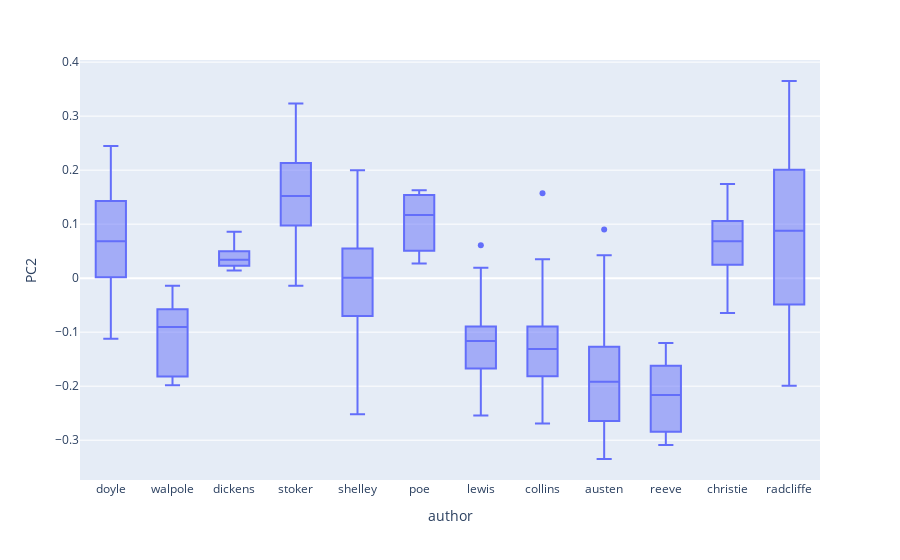

Source (notebook cell):
### Markdown cell above
#### 3. In the third PC, which author has, by far, the maximum range?

### Code cell
px.box(dcm, x='author', y='PC2') # PC0 is first, PC1 is second, PC2 is third

### Figure 1 — Plotly figure (JSON) as saved in the notebook; plotly's stock layout.template omitted (floating-point values rounded to 4 significant figures; data arrays with more than 128 entries replaced by an {"elided": "..."} marker saying what was removed)
{"data": [{"alignmentgroup": "True", "hovertemplate": "author=%{x}<br>PC2=%{y}<extra></extra>", "legendgroup": "", "marker": {"color": "#636efa"}, "name": "", "notched": false, "offsetgroup": "", "orientation": "v", "showlegend": false, "type": "box", "x": {"elided": "320 str values"}, "x0": " ", "xaxis": "x", "y": {"elided": "320 float values"}, "y0": " ", "yaxis": "y"}], "layout": {"autosize": true, "boxmode": "group", "legend": {"tracegroupgap": 0}, "margin": {"t": 60}, "xaxis": {"anchor": "y", "autorange": true, "domain": [0, 1], "range": [-0.5, 11.5], "title": {"text": "author"}, "type": "category"}, "yaxis": {"anchor": "x", "autorange": true, "domain": [0, 1], "range": [-0.3737, 0.404], "title": {"text": "PC2"}, "type": "linear"}}}
